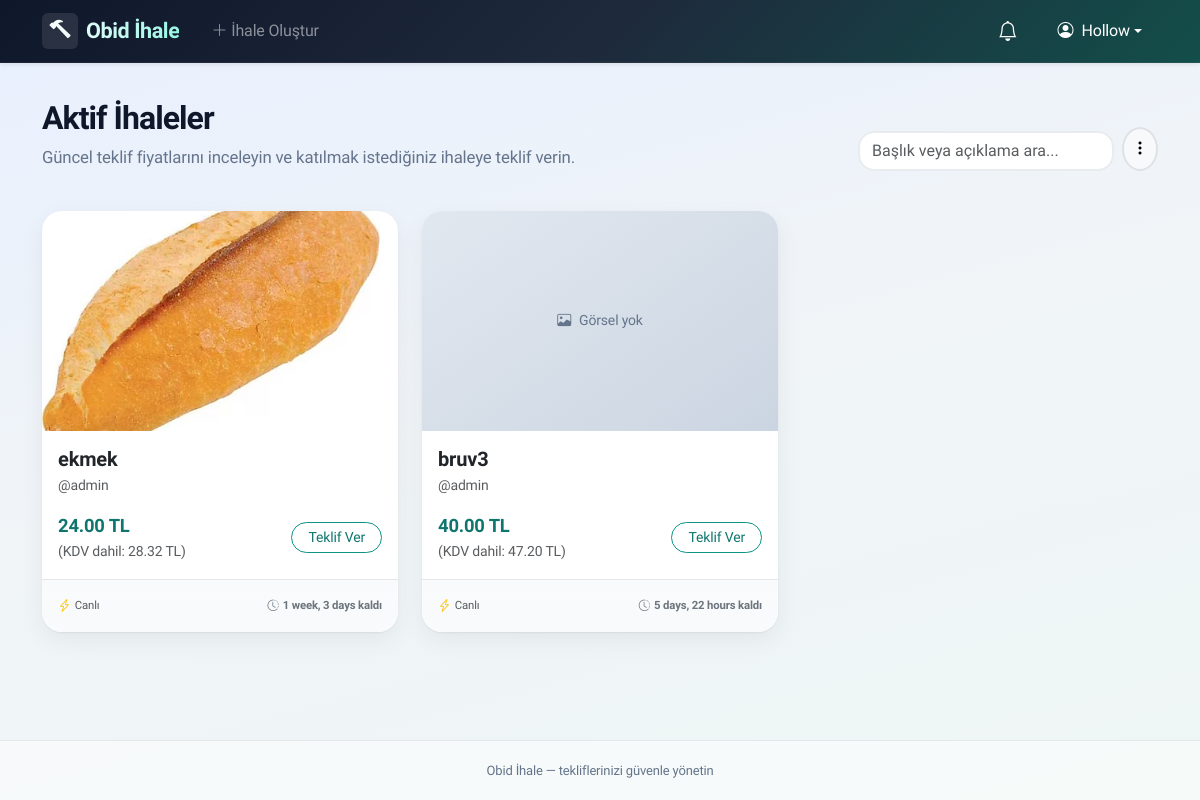
Screenshot of / (signed in) with the database file from the repository.
### auctions/models.py (models this page shows, shortened)
class Auction(models.Model):
    owner = models.ForeignKey(
        User,
        on_delete=models.CASCADE,
        related_name = "auctions")
    winner = models.ForeignKey(
        User,
        on_delete=models.SET_NULL,
        null=True,
        blank=True,
        related_name="won_auctions"
    )
    title = models.CharField(max_length=200)
    description = models.TextField()
    starting_price = models.DecimalField(max_digits=10, decimal_places=2)
    current_price = models.DecimalField(max_digits=10, decimal_places=2)
    vat_rate = models.DecimalField(max_digits=3, decimal_places=2, default=Decimal('0.18'), help_text="KDV oranı (örn: 0.18 için %18)")
    created_at = models.DateTimeField(auto_now_add=True)
    active = models.BooleanField(default=True)
    end_time = models.DateTimeField(null=True, blank=True)
    @classmethod
    def expire_overdue(cls):
        expired_auctions = cls.objects.filter(active=True, end_time__isnull=False, end_time__lt=timezone.now()).prefetch_related('bids')
        updated_count = 0
        for auction in expired_auctions:
            auction._close_auction()
            updated_count += 1
        return updated_count
    @property
    def current_price_with_vat(self):
        return (self.current_price * (1 + self.vat_rate)).quantize(Decimal('0.01'), rounding=ROUND_CEILING)
    class Meta:
        verbose_name = "İhale"
        verbose_name_plural = "İhaleler"

class AuctionImage(models.Model):
    auction = models.ForeignKey(
        Auction,
        on_delete=models.CASCADE,
        related_name="images",
    )
    image = models.ImageField(upload_to="auction_gallery/")
    order = models.PositiveSmallIntegerField(default=0)
    class Meta:
        ordering = ["order", "id"]
        verbose_name = "İhale görseli"
        verbose_name_plural = "İhale görselleri"

### users/views.py (the view)
# urls.py: path('', views.home_view, name='dashboard'),
@login_required
def home_view(request):
    can_view_system_panel = user_has_menu_permission(request.user, 'users:admin_dashboard')
    can_view_public_dashboard = user_has_menu_permission(request.user, 'users:dashboard')
    can_view_auctions = user_has_menu_permission(request.user, 'auctions:list')
    can_view_user_management = user_has_menu_permission(request.user, 'users:user_management')
    can_view_group_permissions = user_has_menu_permission(request.user, 'users:group_permissions')
    if can_view_system_panel:
        Auction.expire_overdue()
        auctions_list = []
        bids_list = []
        if can_view_auctions:
            auctions_qs = (
                Auction.objects.select_related('owner', 'winner')
                .prefetch_related('images', 'specification_files')
                .all()
            )
            for a in auctions_qs:
                gallery_images = [{'id': img.id, 'url': img.image.url} for img in a.images.all()]
                specification_files = [
                    {
                        'id': sf.id,
                        'url': sf.file.url,
                        'name': Path(sf.file.name).name if sf.file.name else 'dosya.pdf',
                    }
                    for sf in a.specification_files.all()
                ]
                auctions_list.append({
                    'id': a.id,
                    'title': a.title,
                    'description': a.description,
                    'owner__username': a.owner.username if a.owner_id else '',
                    'current_price': a.current_price,
                    'winner__username': a.winner.username if a.winner_id else None,
                    'created_at': a.created_at,
                    'end_time': a.end_time,
                    'active': a.active,
                    'gallery_images': gallery_images,
                    'specification_files': specification_files,
                })
            bids_list = list(Bid.objects.all().values('id', 'auction_id', 'user__username', 'amount', 'created_at'))
        users_list = []
        user_groups_list = []
        if can_view_user_management or can_view_group_permissions:
            for user in User.objects.prefetch_related('groups').all():
                group_ids = list(user.groups.values_list('id', flat=True))
                group_names = ', '.join(user.groups.values_list('name', flat=True))
                users_list.append({
                    'id': user.id,
                    'username': user.username,
                    'email': user.email,
                    'is_active': user.is_active,
                    'is_staff': user.is_staff,
                    'is_superuser': user.is_superuser,
                    'date_joined': user.date_joined,
                    'group_names': group_names
                })
                user_groups_list.append({
                    'user_id': user.id,
                    'group_ids': group_ids,
                    'group_names': group_names
                })
            groups_list = list(Group.objects.all().values('id', 'name'))
        if can_view_group_permissions:
            menus_list = list(Menu.objects.filter(is_active=True).values('id', 'title', 'parent_menu__title'))
            perms_list = list(GroupMenuPermission.objects.all().values('id', 'group_id', 'menu_id', 'can_view'))
        context = {
            'auctions_json': json.dumps(auctions_list, cls=DjangoJSONEncoder),
            'bids_json': json.dumps(bids_list, cls=DjangoJSONEncoder),
            'users_json': json.dumps(users_list, cls=DjangoJSONEncoder),
            'user_groups_json': json.dumps(user_groups_list, cls=DjangoJSONEncoder),
            'groups_json': json.dumps(groups_list, cls=DjangoJSONEncoder),
            'menus_json': json.dumps(menus_list, cls=DjangoJSONEncoder),
            'perms_json': json.dumps(perms_list, cls=DjangoJSONEncoder),
            'can_view_auctions': can_view_auctions,
        }
        return render(request, 'users/admin_dashboard.html', context)
    elif can_view_public_dashboard:
        Auction.expire_overdue()
        auctions = Auction.objects.filter(active=True)
        q = request.GET.get('q', '').strip()
        if q:
            auctions = auctions.filter(
                Q(title__icontains=q) | Q(description__icontains=q)
            )
        min_start = request.GET.get('min_starting_price')
        if min_start:
            try:
                auctions = auctions.filter(starting_price__gte=min_start)
            except ValueError:
                pass
        max_start = request.GET.get('max_starting_price')
        if max_start:
            try:
                auctions = auctions.filter(starting_price__lte=max_start)
            except ValueError:
                pass
        min_current = request.GET.get('min_current_price')
        if min_current:
            try:
                auctions = auctions.filter(current_price__gte=min_current)
            except ValueError:
                pass
        max_current = request.GET.get('max_current_price')
        if max_current:
            try:
                auctions = auctions.filter(current_price__lte=max_current)
            except ValueError:
                pass
        sort_by = request.GET.get('sort_by', '-created_at')
        valid_sorts = {
            '-created_at': '-created_at',  # En son açılan
            'created_at': 'created_at',    # En eski açılan
            'current_price': 'current_price',  # En düşük fiyat
            '-current_price': '-current_price', # En yüksek fiyat
        }
        if sort_by not in valid_sorts:
            sort_by = '-created_at'
        auctions = auctions.order_by(sort_by).prefetch_related('images')
        return render(request, 'users/dashboard.html', {
            'auctions': auctions,
            'search_query': q,
            'min_starting_price': min_start,
            'max_starting_price': max_start,
            'min_current_price': min_current,
            'max_current_price': max_current,
            'sort_by': sort_by,
        })
    else:
        return render(request, 'users/dashboard.html', {
            'permission_error': True,
        })

### templates/users/dashboard.html (shortened to what this page needs)
{% extends 'users/base.html' %}
{% load static %}
{% block content %}
<div class="container py-2">
    <header class="page-hero text-center text-md-start d-flex justify-content-between align-items-end gap-3">
        <div>
            <h1 class="display-hero h2 mb-2">Aktif İhaleler</h1>
            <p class="lead-muted mb-0 mx-auto mx-md-0">Güncel teklif fiyatlarını inceleyin ve katılmak istediğiniz ihaleye teklif verin.</p>
        </div>
        <form method="get" id="searchForm" class="d-flex gap-2 align-items-end flex-shrink-0" style="min-width: 300px;">
            <div class="flex-grow-1">
                <input type="text" name="q" value="{{ search_query|default:'' }}" class="form-control rounded-4" placeholder="Başlık veya açıklama ara..." style="border: 2px solid #e9ecef;">
            </div>
            <button type="button" class="btn btn-light border border-2 rounded-circle p-2" data-bs-toggle="collapse" data-bs-target="#filterPanel" aria-expanded="false">
                <i class="bi bi-three-dots-vertical"></i>
            </button>
        </form>
    </header>
{% if not permission_error %}
    <div class="row row-cols-1 row-cols-md-2 row-cols-xl-3 g-4">
        {% for auction in auctions %}
        <div class="col">
            <article class="card h-100 card-auction border-0">
                <div class="card-img-wrap">
                    {% with first_g=auction.images.first %}
                    {% if first_g %}
                        <img src="{{ first_g.image.url }}" class="card-img-top w-100" alt="{{ auction.title }}">
                    {% else %}
                        <div class="card-img-placeholder w-100"><i class="bi bi-image me-2"></i>Görsel yok</div>
                    {% endif %}
                    {% endwith %}
                </div>
                <div class="card-body d-flex flex-column">
                    <h2 class="h5 card-title fw-bold mb-1">{{ auction.title }}</h2>
                    <p class="text-muted small mb-3">@{{ auction.owner.username }}</p>
                    <div class="mt-auto d-flex justify-content-between align-items-center gap-2">
                        <div>
                            <div class="price-tag">{{ auction.current_price }} TL</div>
                            <small class="text-muted">(KDV dahil: {{ auction.current_price_with_vat }} TL)</small>
                        </div>
                        <a href="{% url 'auctions:detail' auction.id %}" class="btn btn-outline-primary btn-sm rounded-pill px-3">
                            Teklif Ver
                        </a>
                    </div>
                </div>
                <div class="card-footer card-footer-obid border-0 py-3 d-flex justify-content-between align-items-center text-muted">
                    <span class="d-inline-flex align-items-center"><i class="bi bi-lightning-charge text-warning me-1"></i><span class="small">Canlı</span></span>
                    <small class="fw-semibold text-secondary">
                        <i class="bi bi-clock-history me-1"></i>{{ auction.end_time|timeuntil }} kaldı
                    </small>
                </div>
            </article>
        </div>
        {% endfor %}
    </div>
{% else %}
    <div class="alert alert-danger" role="alert">
        <h4 class="alert-heading"><i class="bi bi-exclamation-triangle-fill me-2"></i>Yetki Hatası</h4>
        <p>Bu sayfaya erişim yetkiniz bulunmuyor. Lütfen sistem yöneticinizle iletişime geçin.</p>
    </div>
{% endif %}
</div>
{% endblock %}

### templates/users/base.html (shortened to what this page needs)
{% load static %}
<!DOCTYPE html>
<html lang="tr">
<head>
    <link href="https://cdn.jsdelivr.net/npm/bootstrap@5.3.0/dist/css/bootstrap.min.css" rel="stylesheet">
    <link rel="stylesheet" href="https://cdn.jsdelivr.net/npm/bootstrap-icons@1.11.1/font/bootstrap-icons.css">
    <link rel="stylesheet" href="{% static 'css/app.css' %}">
</head>
<body class="d-flex flex-column min-vh-100">
    <nav class="navbar navbar-expand-lg navbar-dark navbar-obid shadow-sm">
        <div class="container">
            <a class="navbar-brand fw-bold d-flex align-items-center gap-2" href="{% url 'users:dashboard' %}">
                <span class="rounded-2 d-inline-flex align-items-center justify-content-center bg-white bg-opacity-10" style="width:2.25rem;height:2.25rem;">
                    <i class="bi bi-hammer text-info"></i>
                </span>
                Obid İhale
            </a>
            <div class="collapse navbar-collapse" id="navbarNav">
                <ul class="navbar-nav me-auto mb-2 mb-lg-0 align-items-lg-center gap-lg-1">
                    {% if user.is_authenticated and 'auctions:create' in user_menu_names and 'users:admin_dashboard' not in user_menu_names %}
                    <li class="nav-item">
                        <a class="nav-link text-white-50" href="{% url 'auctions:create' %}"><i class="bi bi-plus-lg me-1"></i>İhale Oluştur</a>
                    </li>
                    {% endif %}
                </ul>
                <div class="navbar-nav align-items-lg-center gap-1 gap-lg-2">
                    {% if user.is_authenticated %}
                        <div class="nav-item dropdown">
                            <a class="nav-link text-white position-relative py-2 px-2 rounded-3" href="#" id="navNotifications" role="button" data-bs-toggle="dropdown" data-bs-auto-close="outside" aria-expanded="false" title="Bildirimler">
                                <i class="bi bi-bell fs-5"></i>
                            </a>
                        </div>
                        <div class="nav-item dropdown">
                            <a class="nav-link dropdown-toggle text-white d-flex align-items-center" href="#" role="button" data-bs-toggle="dropdown" aria-expanded="false">
                                <i class="bi bi-person-circle me-2"></i><span class="d-none d-sm-inline">{{ user.username|title }}</span>
                            </a>
                        </div>
                    {% else %}
                        <a class="btn btn-outline-light btn-sm px-4 rounded-pill" href="{% url 'users:login' %}">Giriş Yap</a>
                    {% endif %}
                </div>
            </div>
        </div>
    </nav>
    <div class="container-fluid main-wrap flex-grow-1 px-3 px-md-4">
        {% block content %}
        {% endblock %}
    </div>
    <footer class="site-footer mt-auto">
        <div class="container">
            <span class="opacity-85">Obid İhale — tekliflerinizi güvenle yönetin</span>
        </div>
    </footer>
</body>
</html>

### rows the page displays
Auction: images.first.image (picture), title "ekmek", owner.username "admin", current_price "24.00", current_price_with_vat "28.32", end_time "1 week, 3 days"
Auction: shows "Görsel yok", title "bruv3", owner.username "admin", current_price "40.00", current_price_with_vat "47.20", end_time "5 days, 22 hours"

### other values shown
{{ user.username|title }} "Hollow"
